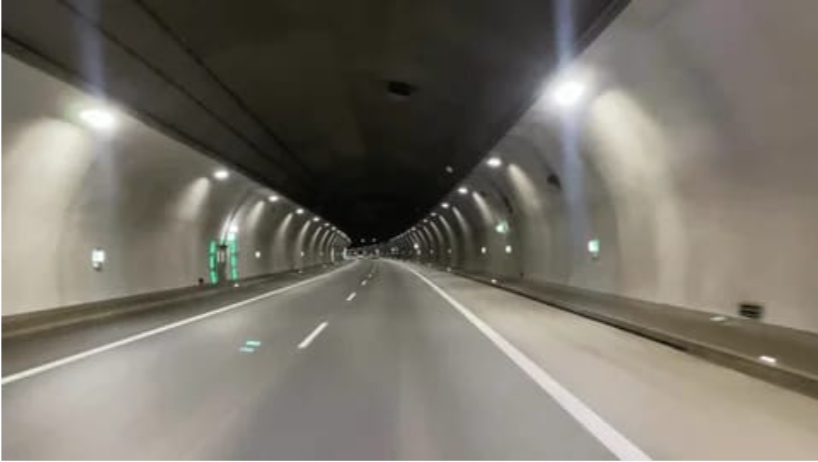
#> input picture task2/input/road1.png, 818 x 462 px; its folder holds only this picture in this run
$ python lane_detection.py
#> lines starting #> are read from the running program, lines starting #| are printed output that depends on the picture; after the words box and inside, x2 and y2 are one past the last pixel; in counts of white or black regions, pixels touching at a corner belong together
import cv2
import numpy as np
import os

# Input and output folders
input_folder = "input"
output_folder = "output"

# Create output folder if it doesn't exist
os.makedirs(output_folder, exist_ok=True)

# Process all 10 road images
for i in range(1, 11):

    extension = ".png" if i <= 8 else ".jpeg"
    input_path = os.path.join(input_folder, f"road{i}{extension}")
    output_path = os.path.join(output_folder, f"road{i}_detected.png")

    print(f"\nProcessing road{i}.png...")

    # Input image
    image = cv2.imread(input_path)
#> image is the input picture: shape (462, 818, 3); mean B, G, R 105.5, 115.1, 119.7

    if image is None:
        print(f"Image not found: {input_path}")
        continue

    result = image.copy()

    # Grayscale
    gray = cv2.cvtColor(image, cv2.COLOR_BGR2GRAY)
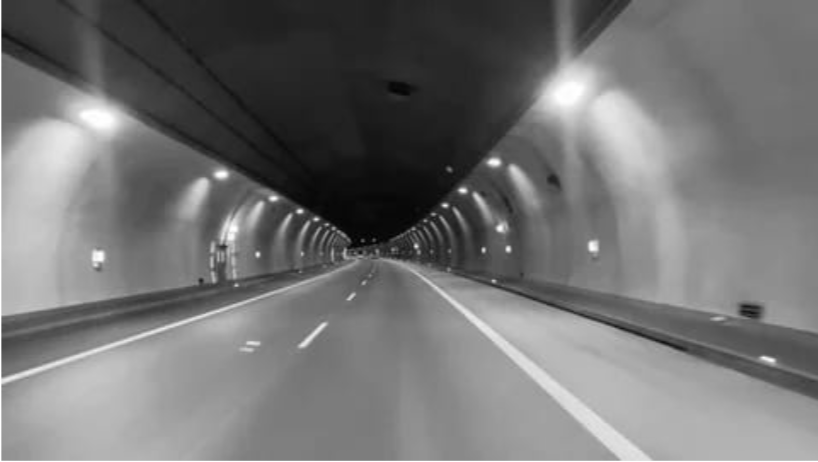
#> gray: shape (462, 818); min 1, max 255, mean 115.4

    # Edge detection
    edges = cv2.Canny(gray, 50, 150)
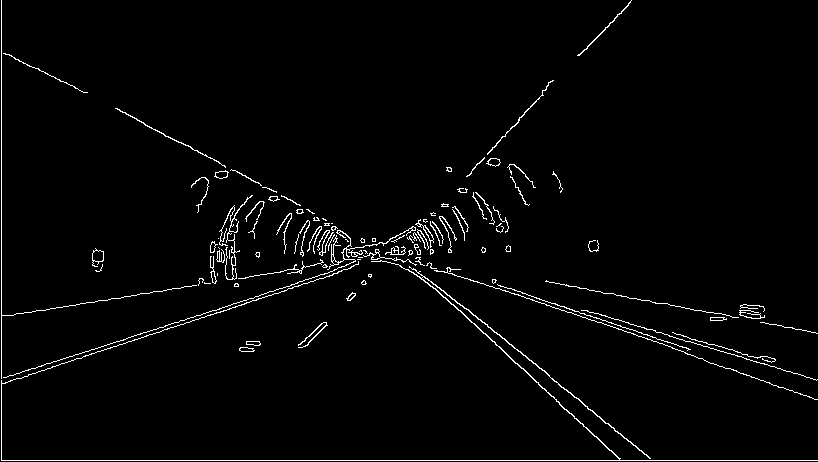
#> edges: shape (462, 818); 2.2% white in thin lines or dots

    # Image dimensions
    height, width = image.shape[:2]
#> height = 462; width = 818

    # Region of Interest
    mask = np.zeros_like(edges)

    roi = np.array([[
        (0, height),
        (width, height),
        (int(width * 0.60), int(height * 0.55)),
        (int(width * 0.40), int(height * 0.55))
    ]])

    cv2.fillPoly(mask, roi, 255)
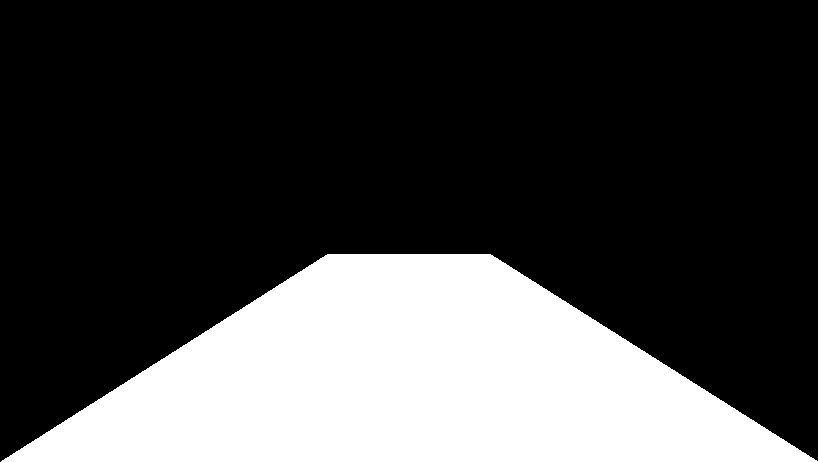
#> mask: shape (462, 818); 27% white; 1 white region, box (x1, y1, x2, y2) and area: (1, 254, 818, 462) 102143
    roi_edges = cv2.bitwise_and(edges, mask)
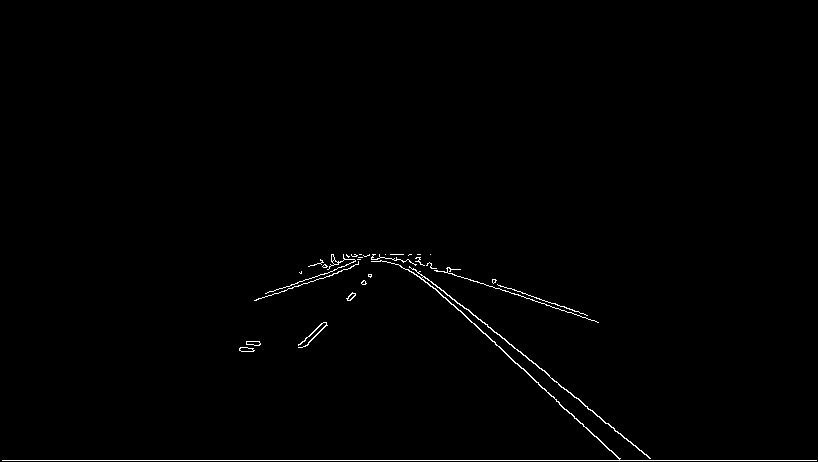
#> roi_edges: shape (462, 818); 0.72% white in thin lines or dots, all inside (x1, y1, x2, y2) = (2, 254, 817, 461)

    # Hough Line Detection
    lines = cv2.HoughLinesP(
        roi_edges,
        1,
        np.pi / 180,
        threshold=50,
        minLineLength=50,
        maxLineGap=100
    )
#> lines = [[2, 460, 816, 460], [400, 254, 619, 458], [398, 254, 650, 458], [415, 269, 619, 459], [390, 254, 596, 321], [409, 254, 587, 315], [256, 300, 383, 257], [282, 288, 375, 254], [409, 261, 635, 445], [305, 346, 397, 254]]

    left_lines = []
    right_lines = []

    if lines is not None:
        for line in lines:
#> (the run stopped early here; a loop or call above may not have finished)
